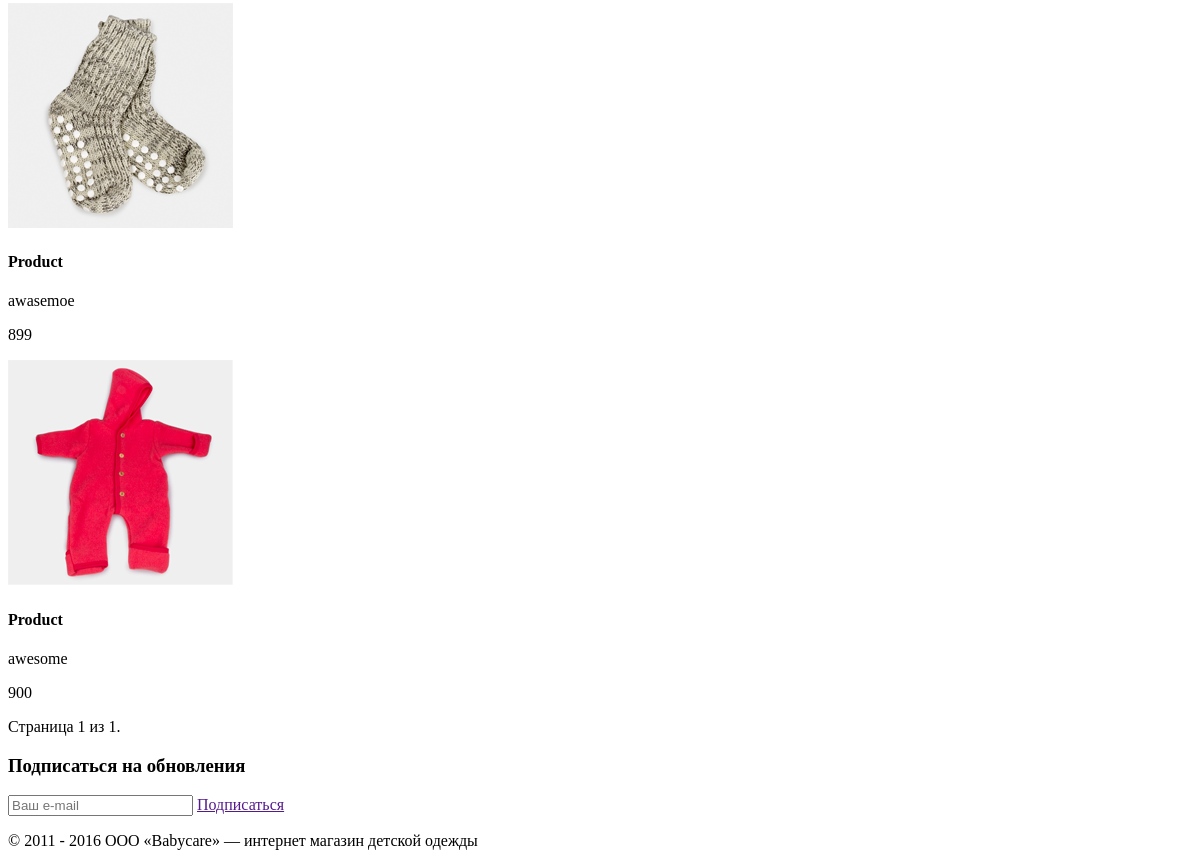
Before: /catalogue/ (lower part) with the older database file.
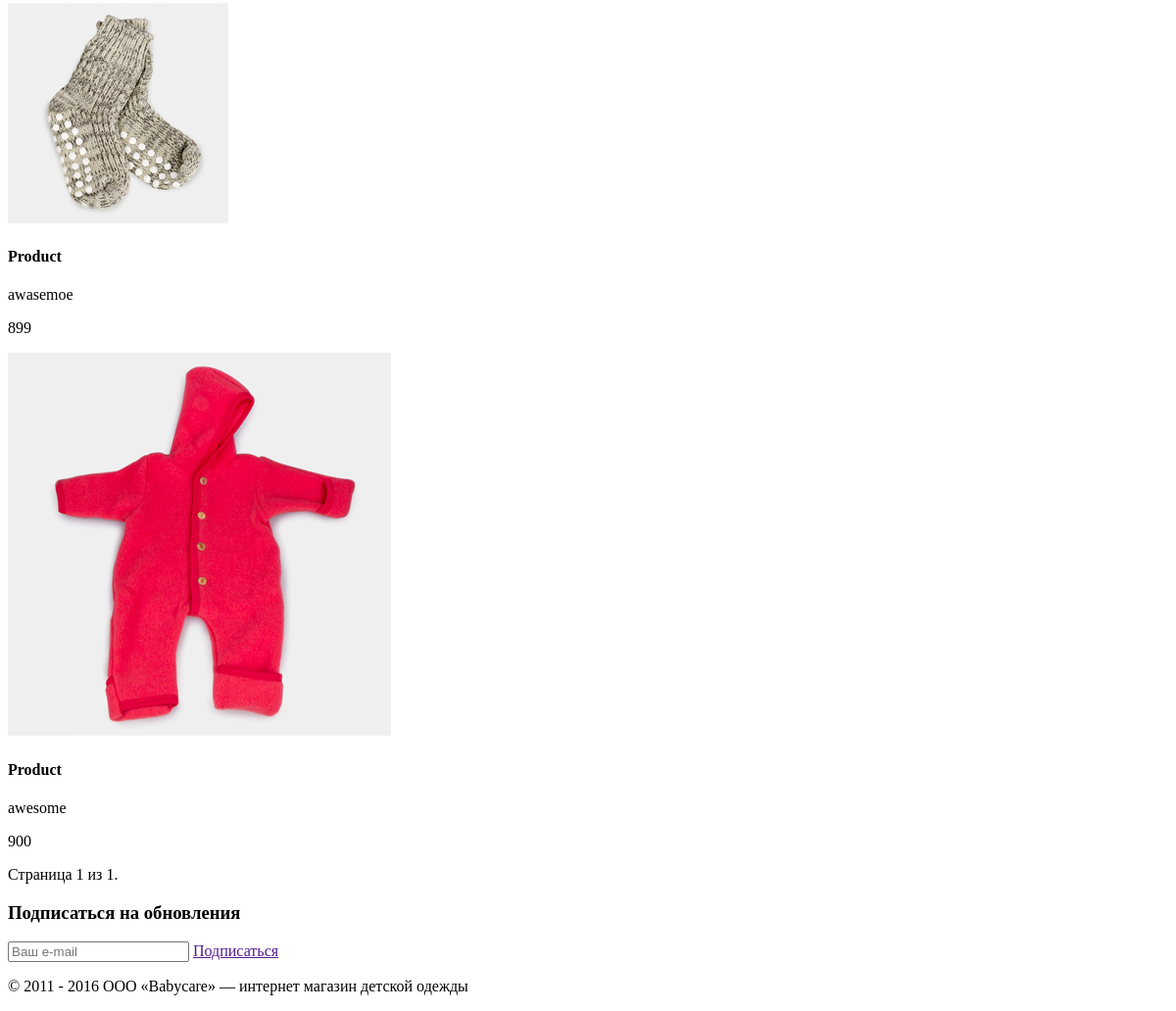
After: the same page with the newer database file.
### chart/models.py (models this page shows, shortened)
class Catalogue(models.Model):
    title = models.CharField(max_length=200)
    text = models.CharField(max_length=600, default='type')
    price = models.CharField(max_length=600, default='type')
    description = models.TextField(max_length=600, null=True, blank=True)
    img = models.FileField(null=True, blank=True)

### chart/views.py (the view)
# urls.py: url(r'^catalogue/$', views.catalogue, name='catalogue'),
def catalogue(request):
    queryset_list = Catalogue.objects.all()
    query = request.GET.get("q")
    if query:
        queryset_list = queryset_list.filter(
                Q(paragraph__icontains=query)
        ).distinct()
    paginator = Paginator(queryset_list, 10)  # Show 10 contacts per page
    page_request_var = "page"
    page = request.GET.get(page_request_var)
    try:
        queryset = paginator.page(page)
    except PageNotAnInteger:
        queryset = paginator.page(1)
    except EmptyPage:
        queryset = paginator.page(paginator.num_pages)
    context = {
        "object_list": queryset,
        "title": "Главная",
        "contact_list": Contact.objects.all(),
        "page_request_var": page_request_var,
    }
    return render(request, 'chart/partials/catalogue.html', context)

### chart/templates/chart/partials/catalogue.html (shortened to what this page needs)
{% extends 'chart/base.html' %}
{% block content %}
    {% load staticfiles %}
    <div class="flex row sm-column">
        <div class="box-2">
            <div class="flex row wrap sm-column justify">
            {% for object in object_list %}
                <div class="box-3">
                    <div class="card">
                        {% if object.img %}
                            <a href="{{ object.id }}"><img src="{% static 'chart/media/' %}{{ object.img }}" alt=""></a>
                        {% endif %}
                        <h4>{{ object.title }}</h4>
                        <p>{{ object.text }}</p>
                        <p>{{ object.price }}</p>
                    </div>
                </div>
            {% endfor %}
                <div class="box">
                    <div class="pagination">
                        <span>
                            Страница {{ object_list.number }} из {{ object_list.paginator.num_pages }}.
                        </span>
                    </div>
                </div>
            </div>
        </div>
    </div>
{% endblock %}

Changed rows visible on the page:
changed Catalogue "awesome": img: a different picture
